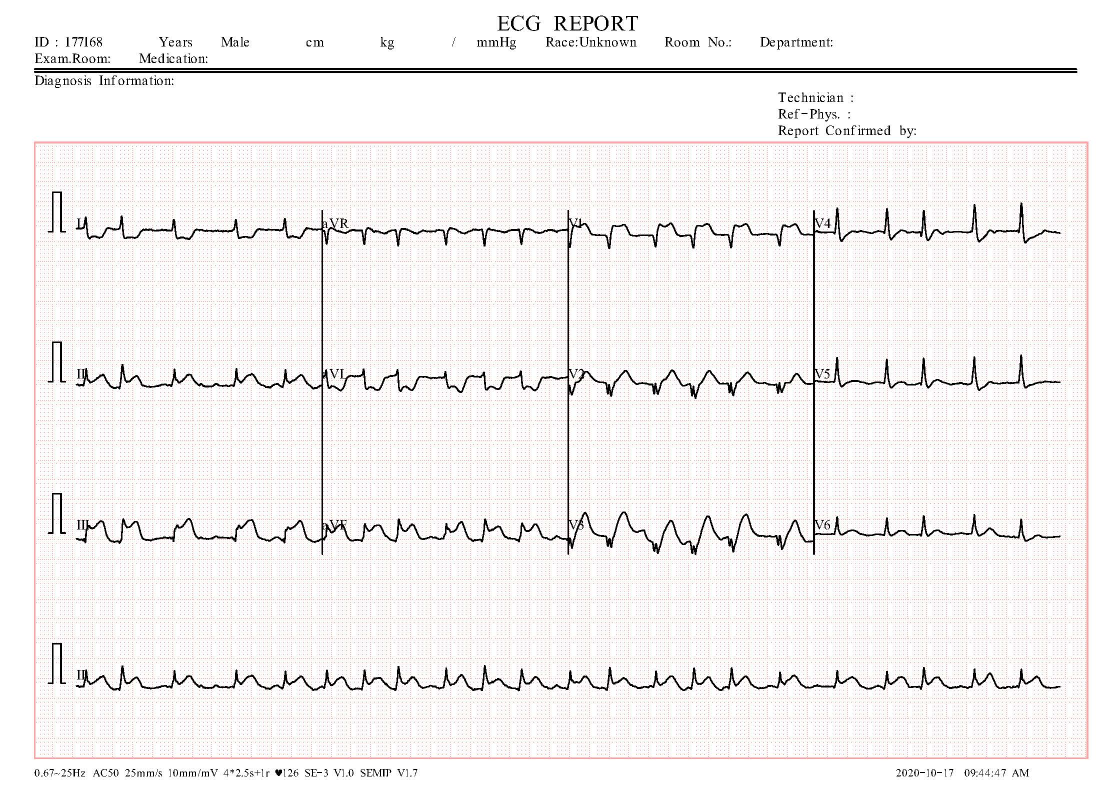
#> input picture Dataset/ECG Images of Myocardial Infarction Patients/MI(111).jpg, 2213 x 1572 px (shown at 1/2 size); its folder holds only this picture in this run
$ jupyter execute --allow-errors preprocess.ipynb
#> lines starting #> are read from the running program, lines starting #| are printed output that depends on the picture; after the words box and inside, x2 and y2 are one past the last pixel; in counts of white or black regions, pixels touching at a corner belong together
[cell 1]
import os
import shutil
import cv2
import random
import numpy as np
from matplotlib import pyplot as plt

[cell 2]
# --- Dossiers source ---
# Pour Jupyter Notebook: utiliser le répertoire courant
# Le notebook est dans Heart-Disease/, donc BASE_PATH = répertoire courant
BASE_PATH = os.getcwd()
# Si le notebook est dans un sous-dossier, trouver le bon répertoire
# Chercher le répertoire qui contient "processed_dataset" ou "Dataset"
while BASE_PATH and not (os.path.exists(os.path.join(BASE_PATH, "processed_dataset")) or
                         os.path.exists(os.path.join(BASE_PATH, "Dataset"))):
    parent = os.path.dirname(BASE_PATH)
    if parent == BASE_PATH:  # On est à la racine
        BASE_PATH = os.getcwd()  # Revenir au répertoire courant
        break
    BASE_PATH = parent

base_dir = os.path.join(BASE_PATH, "Dataset")
output_dir = os.path.join(BASE_PATH, "processed_dataset")

print(f"BASE_PATH: {BASE_PATH}")
print(f"base_dir existe: {os.path.exists(base_dir)}")
print(f"output_dir existe: {os.path.exists(output_dir)}")

normal_dir = os.path.join(base_dir, "Normal Person ECG Images")
abnormal_dirs = [
    os.path.join(base_dir, "ECG Images of Myocardial Infarction Patients"),
    os.path.join(base_dir, "ECG Images of Patient that have abnormal heartbeat"),
    os.path.join(base_dir, "ECG Images of Patient that have History of MI")
]

[cell 3]
# --- Dossiers cibles ---
normal_out = os.path.join(output_dir, "Normal")
abnormal_out = os.path.join(output_dir, "Anormal")
os.makedirs(normal_out, exist_ok=True)
os.makedirs(abnormal_out, exist_ok=True)

[cell 4]
def clear_directory(path):
    for entry in os.listdir(path):
        full_path = os.path.join(path, entry)
        if os.path.isfile(full_path) or os.path.islink(full_path):
            os.remove(full_path)
        elif os.path.isdir(full_path):
            shutil.rmtree(full_path)


clear_directory(normal_out)
clear_directory(abnormal_out)

[cell 5]
# --- Paramètres ---
target_size = (224, 224)
num_normal = 284
total_anormal = 284  # nombre total d'images anormales
blur_kernel_size = (5, 5)

[cell 6]
# Répartition équilibrée entre les 3 catégories anormales
num_anomalous_images = [round(total_anormal / 3)] * 3  # environ 95 chacune

[cell 7]
def process_and_save_images(input_paths, output_dir, limit=None):
    random.shuffle(input_paths)
    if limit:
        input_paths = input_paths[:limit]
    for path in input_paths:
        try:
            img = cv2.imread(path)
            if img is None:
                continue
            gray = cv2.cvtColor(img, cv2.COLOR_BGR2GRAY)
            blurred = cv2.GaussianBlur(gray, blur_kernel_size, 0)
            equalized = cv2.equalizeHist(blurred)
            resized = cv2.resize(equalized, target_size, interpolation=cv2.INTER_AREA)
            filename = os.path.basename(path)
            cv2.imwrite(os.path.join(output_dir, filename), resized)
        except Exception as e:
            print(f"Erreur sur {path}: {e}")

#> (a cell that did not finish here is left out)

[cell 9]
# --- Anormal (équilibré à 284 au total) ---
for subdir, limit in zip(abnormal_dirs, num_anomalous_images):
    imgs = [
        os.path.join(subdir, f) for f in os.listdir(subdir)
        if f.lower().endswith((".png", ".jpg", ".jpeg"))
    ]
    process_and_save_images(imgs, abnormal_out, limit=limit)
#> in process_and_save_images, img is the input picture: shape (1572, 2213, 3); mean B, G, R 240.7, 241, 243.3
#> in process_and_save_images, `equalized = cv2.equalizeHist(blurred)`:
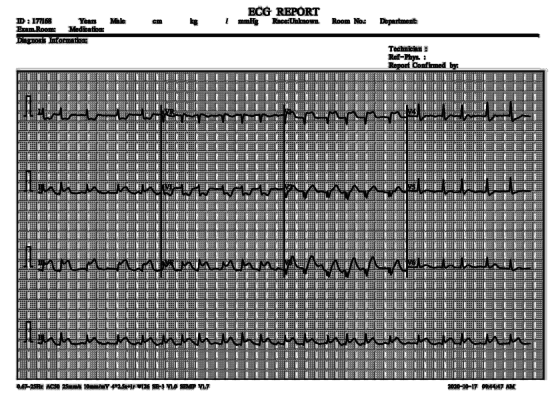
#> equalized: shape (1572, 2213) (shown at 1/4 size); min 0, max 255, mean 138.4
#> in process_and_save_images, `resized = cv2.resize(equalized, target_size, interpolation=cv2.INTER_A..`:
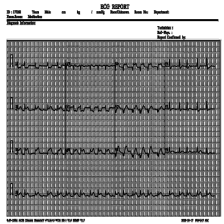
#> resized: shape (224, 224); min 1, max 255, mean 138.4
#> pass 2 of the loop `for subdir, limit in zip(abnormal_dirs, num_anomalous_images):`:
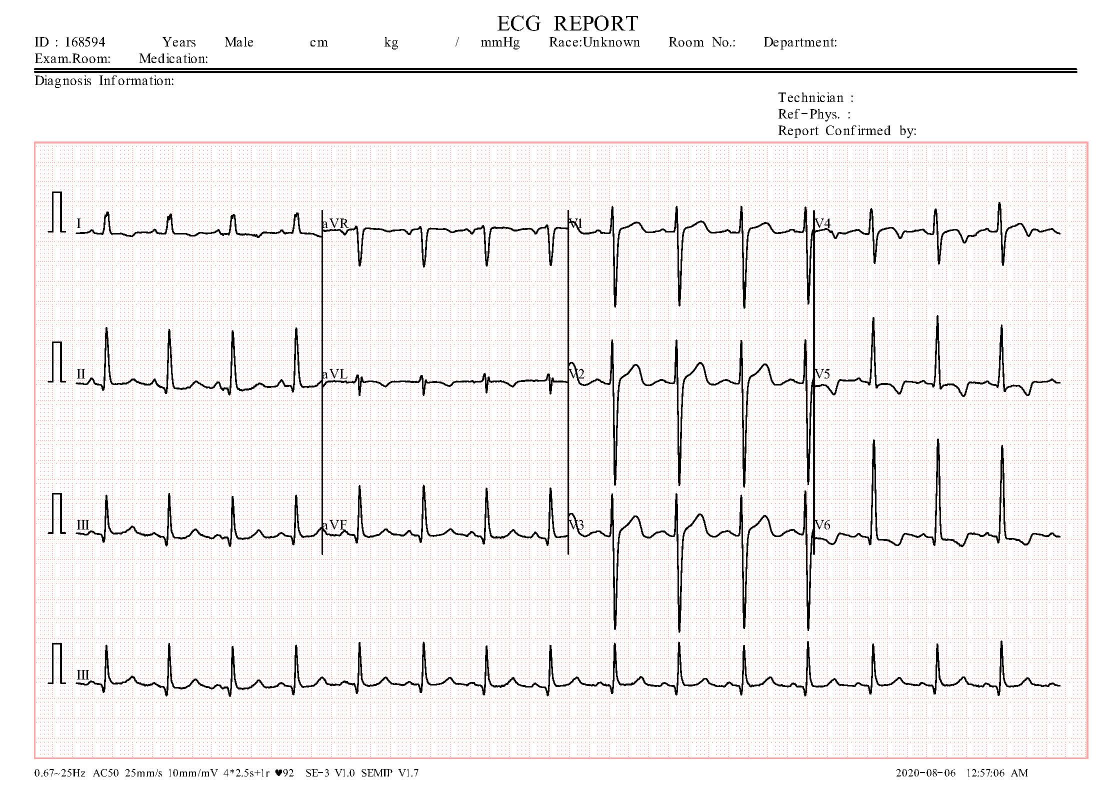
#> input picture Dataset/ECG Images of Patient that have abnormal heartbeat/HB(1).jpg, 2213 x 1572 px (shown at 1/2 size)
#> in process_and_save_images, img is the input picture: shape (1572, 2213, 3); mean B, G, R 238.8, 239, 241.4
#> in process_and_save_images (call 2), `equalized = cv2.equalizeHist(blurred)`:
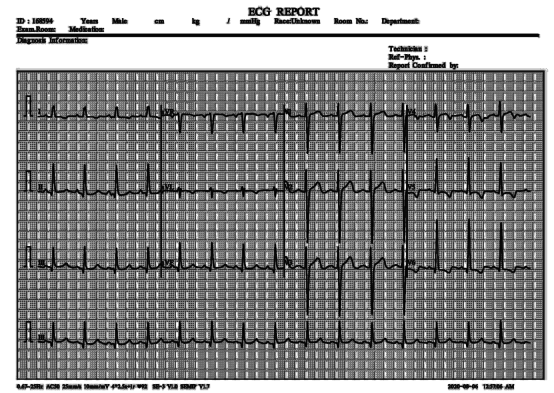
#> equalized: shape (1572, 2213) (shown at 1/4 size); min 0, max 255, mean 138.2
#> in process_and_save_images (call 2), `resized = cv2.resize(equalized, target_size, interpolation=cv2.INTER_A..`:
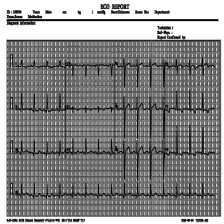
#> resized: shape (224, 224); min 5, max 255, mean 138.2

[cell 10]
# --- Vérification finale ---
num_final_normal = len(os.listdir(normal_out))
num_final_anormal = len(os.listdir(abnormal_out))
print("Dataset traité et équilibré avec succès !")
print(f"Nombre d'images normales : {num_final_normal}")
print(f"Nombre d'images anormales : {num_final_anormal}")

[cell 11]
# ============================================================================
# FONCTION POUR CROPPER LES BORDURES BLANCHES ET LE TEXTE EN HAUT
# ============================================================================

def crop_white_borders(image_path, threshold=250, padding=0, remove_text_header=True,
                       text_zone_height=0.20, min_content_density=0.05):
    """
    Crop les bordures blanches d'une image et supprime les zones de texte en haut.

    Parameters:
    -----------
    image_path : str
        Chemin vers l'image à traiter
    threshold : int
        Seuil de valeur de pixel pour considérer comme "blanc" (0-255)
    padding : int
        Padding à ajouter autour de l'image croppée (en pixels)
    remove_text_header : bool
        Si True, supprime les zones de texte en haut de l'image
    text_zone_height : float
        Pourcentage de l'image à analyser depuis le haut pour la détection de texte (0.0-1.0)
    min_content_density : float
        Densité minimale de contenu non-blanc pour considérer une zone comme contenant de l'ECG (0.0-1.0)

    Returns:
    --------
    cropped_image : numpy array
        Image croppée, ou None si erreur
    bbox : tuple
        (x, y, width, height) de la zone croppée
    """
    # Charger l'image
    img = cv2.imread(image_path)
    if img is None:
        print(f"Erreur: Impossible de charger l'image {image_path}")
        return None, None

    # Convertir en niveaux de gris si nécessaire
    if len(img.shape) == 3:
        gray = cv2.cvtColor(img, cv2.COLOR_BGR2GRAY)
    else:
        gray = img.copy()

    height, width = gray.shape

    # Étape 1: Supprimer le texte et les zones blanches en haut
    y_start = 0
    if remove_text_header:
        # Analyser les lignes depuis le haut pour trouver où commence le vrai contenu ECG
        # Les ECG ont généralement des lignes horizontales régulières (grille)
        search_height = int(height * text_zone_height)

        # Méthode simplifiée et efficace:
        # 1. Parcourir les lignes depuis le haut
        # 2. Pour chaque ligne, calculer la densité de contenu non-blanc
        # 3. Trouver la première zone avec plusieurs lignes consécutives ayant du contenu
        #    (caractéristique des grilles ECG, contrairement au texte qui est plus dispersé)

        best_y = 0
        consecutive_lines_with_content = 0
        min_consecutive_lines = 8  # Nombre minimum de lignes consécutives avec contenu

        for y in range(0, min(search_height, height - 20)):
            # Analyser une ligne horizontale
            line = gray[y, :]

            # Compter les pixels non-blancs dans cette ligne
            non_white_pixels = np.sum(line < threshold)
            non_white_ratio = non_white_pixels / width

            # Si la ligne a suffisamment de contenu (plus que juste du bruit)
            if non_white_ratio > min_content_density:
                consecutive_lines_with_content += 1

                # Si on a trouvé assez de lignes consécutives, c'est probablement le début de la grille ECG
                if consecutive_lines_with_content >= min_consecutive_lines:
                    # Reculer un peu pour être sûr d'inclure le début de la grille
                    best_y = max(0, y - min_consecutive_lines - 5)
                    break
            else:
                # Réinitialiser le compteur si on trouve une ligne blanche
                consecutive_lines_with_content = 0

        y_start = best_y

    # Étape 2: Cropper les bordures blanches sur les côtés et en bas
    # Mais seulement sur la partie restante de l'image (après suppression du texte)
    if y_start > 0:
        gray_cropped_top = gray[y_start:, :]
    else:
        gray_cropped_top = gray

    # Trouver les pixels non-blancs dans la partie restante
    mask = gray_cropped_top < threshold
    coords = np.column_stack(np.where(mask))

    if len(coords) == 0:
        # Si toute l'image restante est blanche, retourner ce qu'on a
        if y_start > 0:
            return img[y_start:, :], (0, y_start, width, height - y_start)
        else:
            return img, (0, 0, width, height)

    # Trouver les limites du contenu (dans la partie restante)
    y_rel_min, x_min = coords.min(axis=0)
    y_rel_max, x_max = coords.max(axis=0)

    # Convertir en coordonnées absolues
    y_min = y_start + y_rel_min
    y_max = y_start + y_rel_max

    # Ajouter le padding
    y_min = max(y_start, y_min - padding)
    x_min = max(0, x_min - padding)
    y_max = min(height, y_max + padding + 1)
    x_max = min(width, x_max + padding + 1)

    # Cropper l'image originale
    cropped = img[y_min:y_max, x_min:x_max]

    # Informations de la bounding box
    bbox = (x_min, y_min, x_max - x_min, y_max - y_min)

    return cropped, bbox

[cell 12]
# ============================================================================
# TEST SUR UNE IMAGE
# ============================================================================

# Chemin vers une image de test
test_image_path = os.path.join(output_dir, "Anormal", "HB(1).jpg")

# Vérifier que l'image existe
if os.path.exists(test_image_path):
    print(f"Test sur l'image: {test_image_path}")

    # Charger l'image originale
    original = cv2.imread(test_image_path)
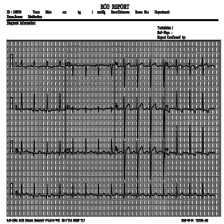
#> original: shape (224, 224, 3); min 1, max 255, mean 138.1
    original_rgb = cv2.cvtColor(original, cv2.COLOR_BGR2RGB)

    # Cropper les bordures blanches et supprimer le texte en haut
    cropped, bbox = crop_white_borders(test_image_path, threshold=250, padding=5,
                                       remove_text_header=True, text_zone_height=0.25)
#> the loop in crop_white_borders, `for y in range(0, min(search_height, height - 20)):` made 12 passes
#> (non_white_pixels, non_white_ratio) on passes 1 to 8: (0, 0), (0, 0), (0, 0), (7, 0.0312), (29, 0.129), (31, 0.138), (28, 0.125), (27, 0.121)
#> in crop_white_borders, `mask = gray_cropped_top < threshold`:
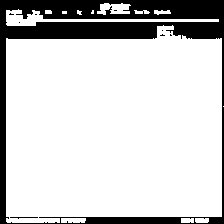
#> mask: shape (224, 224) bool; 81% white; 9 black regions (7 under 20 px), largest, box (x1, y1, x2, y2) and area: (0, 0, 224, 224) 9469, (10, 217, 38, 219) 29
#> in crop_white_borders, `coords = np.column_stack(np.where(mask))`: coords = 40656 pairs, first value 3 to 222, second value 6 to 223
#> in crop_white_borders, `y_rel_min, x_min = coords.min(axis=0)`: y_rel_min = 3; x_min = 6
#> in crop_white_borders, `y_rel_max, x_max = coords.max(axis=0)`: y_rel_max = 222; x_max = 223
#> in crop_white_borders, `y_min = y_start + y_rel_min`: y_min = 3
#> in crop_white_borders, `y_max = y_start + y_rel_max`: y_max = 222
#> in crop_white_borders, `y_min = max(y_start, y_min - padding)`: y_min = 0
#> in crop_white_borders, `x_min = max(0, x_min - padding)`: x_min = 1
#> in crop_white_borders, `y_max = min(height, y_max + padding + 1)`: y_max = 224
#> in crop_white_borders, `cropped = img[y_min:y_max, x_min:x_max]`:
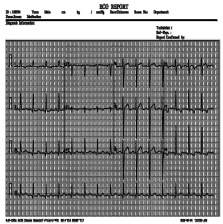
#> cropped: shape (224, 223, 3); min 1, max 255, mean 137.6
#> in crop_white_borders, `bbox = (x_min, y_min, x_max - x_min, y_max - y_min)`: bbox = (1, 0, 223, 224)
#> bbox = (1, 0, 223, 224)

    if cropped is not None:
        cropped_rgb = cv2.cvtColor(cropped, cv2.COLOR_BGR2RGB)

        # Afficher les résultats
        plt.figure(figsize=(15, 5))

        plt.subplot(1, 3, 1)
        plt.imshow(original_rgb)
        plt.title(f'Image originale\nTaille: {original.shape[1]}x{original.shape[0]}')
        plt.axis('off')

        plt.subplot(1, 3, 2)
        plt.imshow(cropped_rgb)
        plt.title(f'Image croppée\nTaille: {cropped.shape[1]}x{cropped.shape[0]}')
        plt.axis('off')

        plt.subplot(1, 3, 3)
        # Afficher la zone croppée sur l'image originale
        img_with_bbox = original_rgb.copy()
        x, y, w, h = bbox
#> x = 1; y = 0; w = 223; h = 224
        cv2.rectangle(img_with_bbox, (x, y), (x+w, y+h), (255, 0, 0), 3)
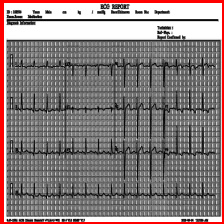
#> img_with_bbox: shape (224, 224, 3); 4.85% of pixels changed, all inside (x1, y1, x2, y2) = (0, 0, 224, 224)
        plt.imshow(img_with_bbox)
        plt.title(f'Zone de crop\nBbox: ({x}, {y}, {w}, {h})')
        plt.axis('off')

        plt.tight_layout()
        plt.show()

        print(f"\nRésultats:")
        print(f"  Taille originale: {original.shape[1]}x{original.shape[0]}")
#|   Taille originale: 224x224
        print(f"  Taille croppée: {cropped.shape[1]}x{cropped.shape[0]}")
#|   Taille croppée: 223x224
        print(f"  Réduction: {original.shape[1]-cropped.shape[1]}px en largeur, {original.shape[0]-cropped.shape[0]}px en hauteur")
#|   Réduction: 1px en largeur, 0px en hauteur
        print(f"  Bounding box: x={bbox[0]}, y={bbox[1]}, w={bbox[2]}, h={bbox[3]}")
#|   Bounding box: x=1, y=0, w=223, h=224
    else:
        print("Erreur lors du cropping")
else:
    print(f"L'image de test n'existe pas: {test_image_path}")
    print("Vérifiez le chemin ou exécutez d'abord les cellules précédentes pour créer les images.")

[cell 13]
# ============================================================================
# FONCTION POUR TRAITER TOUTES LES IMAGES DU DOSSIER
# ============================================================================

def process_all_images_crop(input_dir, output_dir, threshold=250, padding=5):
    """
    Croppe les bordures blanches de toutes les images d'un dossier
    et sauvegarde les résultats dans un nouveau dossier.

    Parameters:
    -----------
    input_dir : str
        Dossier contenant les images à traiter
    output_dir : str
        Dossier de destination pour les images croppées
    threshold : int
        Seuil pour détecter les bordures blanches (0-255)
    padding : int
        Padding à ajouter autour de l'image croppée (en pixels)
    """
    # Créer le dossier de sortie s'il n'existe pas
    os.makedirs(output_dir, exist_ok=True)

    # Lister toutes les images
    image_extensions = ('.jpg', '.jpeg', '.png', '.JPG', '.JPEG', '.PNG')
    image_files = [f for f in os.listdir(input_dir)
                   if f.lower().endswith(image_extensions)]

    if not image_files:
        print(f"Aucune image trouvée dans {input_dir}")
        return

    print(f"Traitement de {len(image_files)} images dans {input_dir}...")

    success_count = 0
    error_count = 0

    for idx, filename in enumerate(image_files, 1):
        input_path = os.path.join(input_dir, filename)
        output_path = os.path.join(output_dir, filename)

        try:
            # Cropper l'image
            cropped, bbox = crop_white_borders(input_path, threshold=threshold, padding=padding)

            if cropped is not None:
                # Sauvegarder l'image croppée
                cv2.imwrite(output_path, cropped)
                success_count += 1

                if idx % 50 == 0:
                    print(f"  Traité {idx}/{len(image_files)} images...")
            else:
                error_count += 1
                print(f"  Erreur sur {filename}")

        except Exception as e:
            error_count += 1
            print(f"  Erreur sur {filename}: {e}")

    print(f"\nTerminé!")
    print(f"  Images traitées avec succès: {success_count}")
    print(f"  Erreurs: {error_count}")
    print(f"  Images sauvegardées dans: {output_dir}")

[cell 14]
# ============================================================================
# APPLIQUER LE CROP À TOUTES LES IMAGES DU DOSSIER processed_dataset
# ============================================================================

# Dossiers source (images originales - à ne pas modifier)
processed_normal_dir = os.path.join(output_dir, "Normal")
processed_anormal_dir = os.path.join(output_dir, "Anormal")

# Dossiers de destination (images croppées)
# Créer un nouveau dossier au même niveau que processed_dataset
cropped_output_dir = os.path.join(os.path.dirname(output_dir), "processed_dataset_cropped")
cropped_normal_dir = os.path.join(cropped_output_dir, "Normal")
cropped_anormal_dir = os.path.join(cropped_output_dir, "Anormal")

# Paramètres de cropping
CROP_THRESHOLD = 250  # Seuil pour détecter le blanc (0-255)
CROP_PADDING = 5      # Padding en pixels autour de l'image croppée

print("=" * 70)
print("CROPPING DES BORDURES BLANCHES")
print("=" * 70)
print(f"Dossier source: {output_dir}")
print(f"Dossier destination: {cropped_output_dir}")
print(f"Seuil de blanc: {CROP_THRESHOLD}")
print(f"Padding: {CROP_PADDING} pixels")
print("=" * 70)
print()

# Traiter les images normales
if os.path.exists(processed_normal_dir):
    print("\n>>> Traitement des images NORMALES...")
    process_all_images_crop(processed_normal_dir, cropped_normal_dir,
                           threshold=CROP_THRESHOLD, padding=CROP_PADDING)
else:
    print(f"\n>>> Dossier normal introuvable: {processed_normal_dir}")

# Traiter les images anormales
if os.path.exists(processed_anormal_dir):
    print("\n>>> Traitement des images ANORMALES...")
    process_all_images_crop(processed_anormal_dir, cropped_anormal_dir,
                           threshold=CROP_THRESHOLD, padding=CROP_PADDING)
